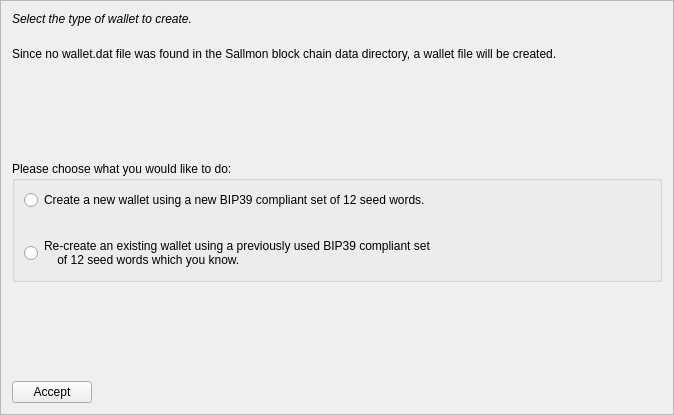
<?xml version="1.0" encoding="UTF-8"?>
<ui version="4.0">
 <class>MnemonicDialog1</class>
 <widget class="QFrame" name="MnemonicDialog1">
  <property name="geometry">
   <rect>
    <x>0</x>
    <y>0</y>
    <width>674</width>
    <height>415</height>
   </rect>
  </property>
  <property name="windowTitle">
   <string>HD Wallet Setup</string>
  </property>
  <property name="frameShape">
   <enum>QFrame::StyledPanel</enum>
  </property>
  <property name="frameShadow">
   <enum>QFrame::Raised</enum>
  </property>
  <layout class="QVBoxLayout" name="verticalLayout">
   <item>
    <widget class="QLabel" name="walletLabel">
     <property name="styleSheet">
      <string notr="true">QLabel { font-style:italic; }</string>
     </property>
     <property name="text">
      <string>Select the type of wallet to create.</string>
     </property>
     <property name="wordWrap">
      <bool>true</bool>
     </property>
    </widget>
   </item>
   <item>
    <spacer name="verticalSpacer_4">
     <property name="orientation">
      <enum>Qt::Vertical</enum>
     </property>
     <property name="sizeType">
      <enum>QSizePolicy::Minimum</enum>
     </property>
     <property name="sizeHint" stdset="0">
      <size>
       <width>20</width>
       <height>15</height>
      </size>
     </property>
    </spacer>
   </item>
   <item>
    <widget class="QLabel" name="wallettypeLabel">
     <property name="text">
      <string>Since no wallet.dat file was found in the Sallmon block chain data directory, a wallet file will be created.</string>
     </property>
     <property name="wordWrap">
      <bool>true</bool>
     </property>
    </widget>
   </item>
   <item>
    <spacer name="verticalSpacer">
     <property name="orientation">
      <enum>Qt::Vertical</enum>
     </property>
     <property name="sizeHint" stdset="0">
      <size>
       <width>20</width>
       <height>40</height>
      </size>
     </property>
    </spacer>
   </item>
   <item>
    <widget class="QGroupBox" name="groupBox">
     <property name="title">
      <string>Please choose what you would like to do:</string>
     </property>
     <layout class="QVBoxLayout" name="verticalLayout_2">
      <item>
       <widget class="QRadioButton" name="walletNewRadio">
        <property name="text">
         <string>Create a new wallet using a new BIP39 compliant set of 12 seed words.</string>
        </property>
       </widget>
      </item>
      <item>
       <spacer name="verticalSpacer_3">
        <property name="orientation">
         <enum>Qt::Vertical</enum>
        </property>
        <property name="sizeHint" stdset="0">
         <size>
          <width>20</width>
          <height>20</height>
         </size>
        </property>
       </spacer>
      </item>
      <item>
       <widget class="QRadioButton" name="walletOldRadio">
        <property name="text">
         <string>Re-create an existing wallet using a previously used BIP39 compliant set 
    of 12 seed words which you know.</string>
        </property>
       </widget>
      </item>
     </layout>
    </widget>
   </item>
   <item>
    <spacer name="verticalSpacer_2">
     <property name="orientation">
      <enum>Qt::Vertical</enum>
     </property>
     <property name="sizeHint" stdset="0">
      <size>
       <width>20</width>
       <height>40</height>
      </size>
     </property>
    </spacer>
   </item>
   <item>
    <layout class="QHBoxLayout" name="horizontalLayout">
     <item>
      <widget class="QPushButton" name="acceptButton">
       <property name="text">
        <string>Accept</string>
       </property>
       <property name="autoDefault">
        <bool>false</bool>
       </property>
      </widget>
     </item>
     <item>
      <spacer name="horizontalSpacer">
       <property name="orientation">
        <enum>Qt::Horizontal</enum>
       </property>
       <property name="sizeHint" stdset="0">
        <size>
         <width>40</width>
         <height>20</height>
        </size>
       </property>
      </spacer>
     </item>
    </layout>
   </item>
  </layout>
 </widget>
 <resources/>
 <connections/>
</ui>
